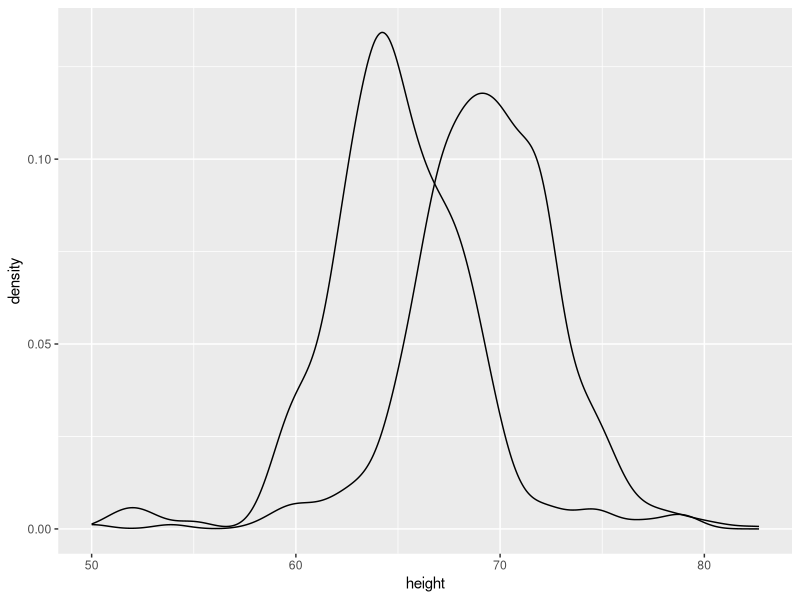

Source code (R):
# Instructions
# Now we are going to make density plots for males and females separately. 
# We can do this using the group argument within the aes mapping. 
# Because each point will be assigned to a different density depending on a variable from the dataset, 
# we need to map within aes.

# Instructions
# Create separate smooth density plots for males and females by defining group by sex. 
# Use the existing aes function inside of the ggplot function.

library(dplyr)
library(ggplot2)
library(dslabs)
data(heights)

##cria gráficos de densidade separados para homens e mulheres agrupando por sexo
heights %>% 
  ggplot(aes(height, group = sex)) +
  geom_density()
